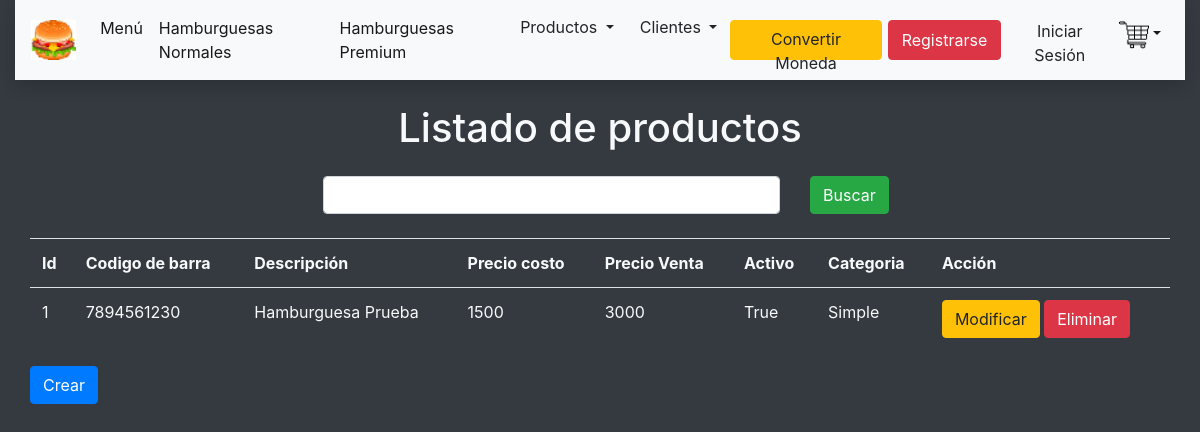
The page /listadoProducto on the database as committed earlier.
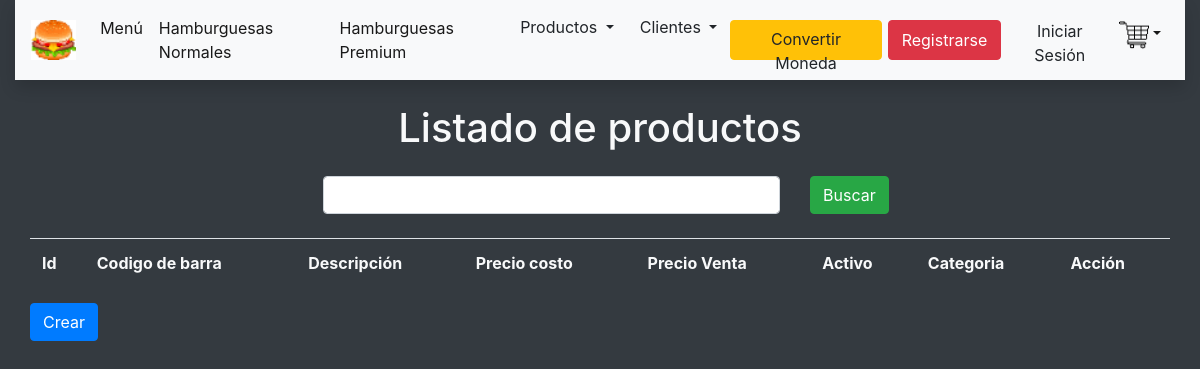
The same page on the database as committed later.
### hamburgame/models.py (models this page shows, shortened)
class Producto(models.Model):
    id          = models.IntegerField(primary_key = True)
    categoria   = models.ForeignKey(Categoria, on_delete=models.CASCADE, verbose_name="Categoría")
    codigoBarra = models.IntegerField(verbose_name="Código de Barras")
    descripcion = models.CharField(max_length=50, verbose_name="Descripción")
    precioCosto = models.IntegerField(verbose_name="Precio Costo")
    precioVenta = models.IntegerField(verbose_name="Precio Venta")
    activo      = models.BooleanField(verbose_name="Activo")

class Categoria(models.Model):
    id = models.IntegerField(primary_key = True)
    nombre = models.CharField(max_length=50)
    activo = models.BooleanField()
    def __str__(self):
        return self.nombre

### hamburgame/views.py (the view)
# urls.py: path('listadoProducto', listadoProducto, name="listadoProducto"),
def listadoProducto(request):
    productos = Producto.objects.all()
    if request.method == 'POST':
        buscar = request.POST['txtBuscar']
        productos = Producto.objects.filter(descripcion__contains = buscar).order_by('descripcion') # select * from Categoria where nombre like '%patron%'
    contexto = { 'productos' : productos  }
    return render(request, 'listadoProducto.html', contexto)

### hamburgame/templates/listadoProducto.html (shortened to what this page needs)
{% extends "plantillaBase.html" %} {% load static %} {% block titulo %} {{ 'Listado de productos' }} {% endblock %} {% block tituloPestana %} {{ 'Listado de productos' }} {% endblock %} {% block contenido %}
<form method="post">
    <div class="row mt-4 justify-content-center">
        <div class="col-5">
            <input type="text" name="txtBuscar" class="form-control">
        </div>
        <div class="col-1">
            <input type="submit" class="btn btn-success" value="Buscar">
        </div>
    </div>
</form>
<div class="row mt-4">
    <div class="col-12">
        <table class="table">
            <tr class="text-light">
                <th>Id</th>
                <th>Codigo de barra</th>
                <th>Descripción</th>
                <th>Precio costo</th>
                <th>Precio Venta</th>
                <th>Activo</th>
                <th>Categoria</th>
                <th>Acción</th>
            </tr>
            {% for producto in productos %}
            <tr class="text-light">
                <td>{{ producto.id }}</td>
                <td>{{ producto.codigoBarra }}</td>
                <td>{{ producto.descripcion }}</td>
                <td>{{ producto.precioCosto }}</td>
                <td>{{ producto.precioVenta }}</td>
                <td>{{ producto.activo }}</td>
                <td>{{ producto.categoria }}</td>
                <td>
                    <a href="{% url 'formModProducto' producto.id %}" class="btn btn-warning" target="_blank">Modificar</a>
                    <a href="{% url 'eliminarProducto' producto.id %}" class="btn btn-danger">Eliminar</a>
                </td>
            </tr>
            {% endfor %}
        </table>
        <a href="{% url 'formProducto' %}" class="btn btn-primary">Crear</a>
    </div>
</div>
{% endblock%}

Rows that differ between the two databases and show on the page:
removed Producto: id "1", codigoBarra "7894561230", descripcion "Hamburguesa Prueba", precioCosto "1500", precioVenta "3000", activo "True", categoria "Simple"
